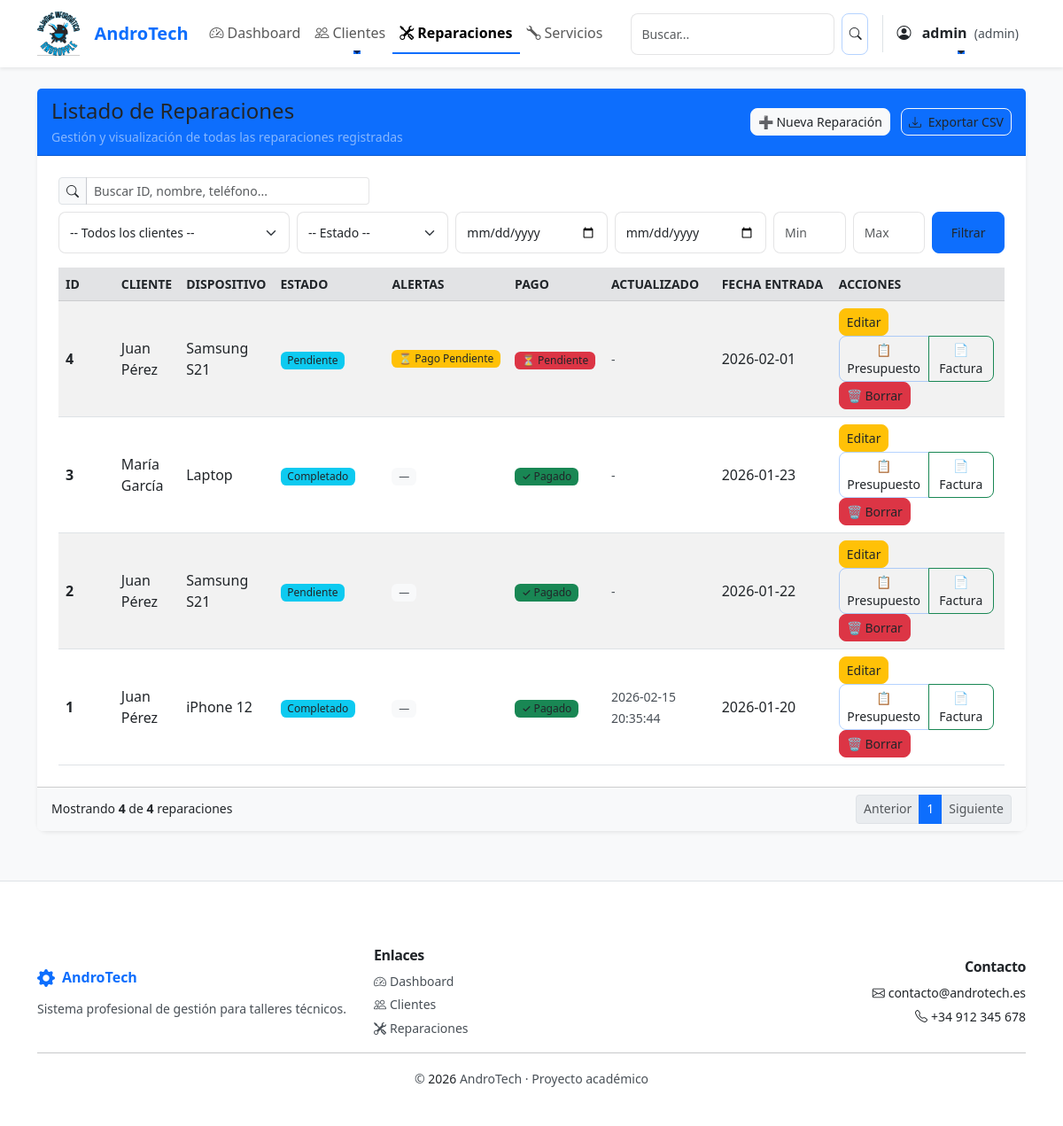
The app's page /reparaciones (signed in), older data.
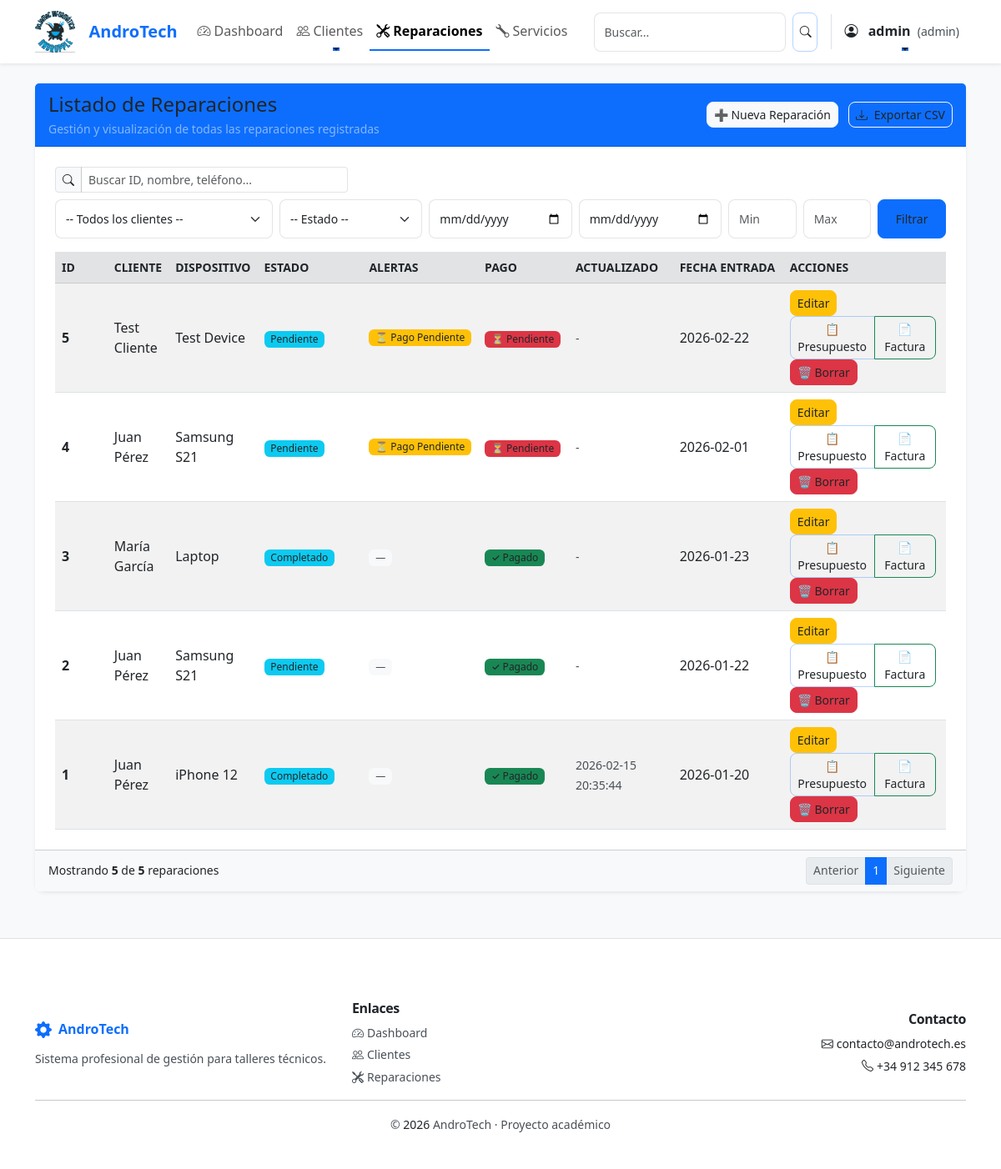
The same page, newer data.
### tables this page shows
CREATE TABLE reparaciones (
    id INTEGER PRIMARY KEY AUTOINCREMENT,
    cliente_id INTEGER,
    dispositivo TEXT NOT NULL,
    descripcion TEXT,
    estado TEXT DEFAULT 'Pendiente',
    fecha_entrada TEXT,
    fecha_salida TEXT,
    precio REAL,
    tipo_documento TEXT DEFAULT 'presupuesto',
    estado_pago TEXT DEFAULT 'Pendiente',
    fecha_pago TEXT,
    metodo_pago TEXT,
    FOREIGN KEY (cliente_id) REFERENCES clientes(id)
);

CREATE TABLE clientes (
    id INTEGER PRIMARY KEY AUTOINCREMENT,
    nombre TEXT NOT NULL,
    telefono TEXT,
    email TEXT,
    direccion TEXT
);

CREATE TABLE reparaciones_historial (
                id INTEGER PRIMARY KEY AUTOINCREMENT,
                reparacion_id INTEGER NOT NULL,
                estado_anterior TEXT,
                estado_nuevo TEXT NOT NULL,
                fecha_cambio TEXT NOT NULL,
                usuario TEXT,
                FOREIGN KEY (reparacion_id) REFERENCES reparaciones(id)
            );

### app.py (the view, shortened to what this page needs)
@app.route("/reparaciones")
@login_required
def reparaciones():
    import urllib.parse
    conn = get_db()
    cliente_id = request.args.get('cliente_id', '').strip()
    estado = request.args.get('estado', '').strip()
    desde = request.args.get('desde', '').strip()
    hasta = request.args.get('hasta', '').strip()
    precio_min = request.args.get('precio_min', '').strip()
    precio_max = request.args.get('precio_max', '').strip()
    q = request.args.get('q', '').strip()
    try:
        page = int(request.args.get('page', 1))
        if page < 1:
            page = 1
    except ValueError:
        page = 1
    per_page = 10
    offset = (page - 1) * per_page
    sql_base = "FROM reparaciones LEFT JOIN clientes ON clientes.id = reparaciones.cliente_id"
    where_clauses = []
    params = []
    if cliente_id:
        where_clauses.append("reparaciones.cliente_id = ?")
        params.append(cliente_id)
    if estado:
        where_clauses.append("reparaciones.estado = ?")
        params.append(estado)
    if desde:
        where_clauses.append("reparaciones.fecha_entrada >= ?")
        params.append(desde)
    if hasta:
        where_clauses.append("reparaciones.fecha_entrada <= ?")
        params.append(hasta)
    if precio_min:
        try:
            params.append(float(precio_min))
            where_clauses.append("reparaciones.precio >= ?")
        except ValueError:
            pass
    if precio_max:
        try:
            params.append(float(precio_max))
            where_clauses.append("reparaciones.precio <= ?")
        except ValueError:
            pass
    where_sql = (" WHERE " + " AND ".join(where_clauses)) if where_clauses else ""
    total_sql = "SELECT COUNT(*) " + sql_base + where_sql
    total = conn.execute(total_sql, tuple(params)).fetchone()[0]
    select_sql = "SELECT reparaciones.*, clientes.nombre AS cliente " + sql_base + where_sql + " ORDER BY fecha_entrada DESC LIMIT ? OFFSET ?"
    final_params = params + [per_page, offset]
    datos = conn.execute(select_sql, tuple(final_params)).fetchall()
    datos_enriquecidos = []
    for r in datos:
        r_dict = dict(r)
        ultima_actualizacion = conn.execute(
            "SELECT fecha_cambio FROM reparaciones_historial WHERE reparacion_id = ? ORDER BY fecha_cambio DESC LIMIT 1",
            (r_dict['id'],)
        ).fetchone()
        r_dict['ultima_actualizacion'] = ultima_actualizacion['fecha_cambio'] if ultima_actualizacion else None
        r_dict['alertas_info'] = calcular_alertas_reparacion(r_dict, r_dict['ultima_actualizacion'])
        datos_enriquecidos.append(r_dict)
    clientes = conn.execute("SELECT id, nombre FROM clientes ORDER BY nombre").fetchall()
    conn.close()
    filters = {}
    if cliente_id:
        filters['cliente_id'] = cliente_id
    if estado:
        filters['estado'] = estado
    if desde:
        filters['desde'] = desde
    if hasta:
        filters['hasta'] = hasta
    if precio_min:
        filters['precio_min'] = precio_min
    if precio_max:
        filters['precio_max'] = precio_max
    if q:
        filters['q'] = q
    filters_query = urllib.parse.urlencode(filters)
    total_pages = max(1, (total + per_page - 1) // per_page)
    mostrar_precios = session.get('rol') in ['admin', 'tecnico']
    return render_template("reparaciones.html", reparaciones=datos_enriquecidos, clientes=clientes, filters=filters, filters_query=filters_query, page=page, total_pages=total_pages, per_page=per_page, total=total, mostrar_precios=mostrar_precios, user_role=session.get('rol'))

### app.py (called while the page is built)
@app.before_request
def make_session_permanent():
    session.permanent = True

@app.template_filter('strftime')
def strftime_filter(date_str, format_str='%d/%m/%Y'):
    if not date_str or date_str == '':
        return datetime.now().strftime(format_str)
    if isinstance(date_str, str):
        try:
            date_obj = datetime.strptime(date_str, '%Y-%m-%d')
        except:
            return date_str
    else:
        date_obj = date_str
    return date_obj.strftime(format_str)

@app.before_request
def ensure_csrf_token():
    if 'csrf_token' not in session:
        session['csrf_token'] = secrets.token_urlsafe(16)

@app.context_processor
def inject_csrf_token():
    return dict(csrf_token=session.get('csrf_token'))

### auth.py (called while the page is built)
def login_required(f):
    @wraps(f)
    def decorated_function(*args, **kwargs):
        if 'usuario' not in session:
            flash('Debes iniciar sesión para acceder a esta página.', 'danger')
            return redirect(url_for('login'))
        return f(*args, **kwargs)
    return decorated_function

### db.py (called while the page is built)
def get_db():
    conn = sqlite3.connect("database/andro_tech.db")
    conn.row_factory = sqlite3.Row
    return conn

### templates/reparaciones.html (shortened to what the changed rows need)
{% extends "base.html" %}
{% block content %}
<div class="row justify-content-center py-4">
    <div class="col-12">
        <div class="card shadow-sm border-0">
            <div class="card-body">
                <div class="table-responsive">
                    <table class="table table-striped table-hover align-middle mb-0">
                        <thead class="table-secondary text-secondary small text-uppercase">
                        <tr>
                            <th scope="col" style="width:80px;">ID</th>
                            <th scope="col">Cliente</th>
                            <th scope="col">Dispositivo</th>
                            <th scope="col" style="width:140px;">Estado</th>
                            <th scope="col" style="width:110px;">Alertas</th>
                            <th scope="col" style="width:110px;">Pago</th>
                            <th scope="col" style="width:130px;">Actualizado</th>
                            <th scope="col" style="width:160px;">Fecha entrada</th>
                            <th scope="col" style="width:200px;">Acciones</th>
                        </tr>
                        </thead>
                        <tbody>
                        {% for r in reparaciones %}
                        <tr>
                            <td class="fw-semibold">{{ r.id }}</td>
                            <td>{{ r.cliente }}</td>
                            <td>{{ r.dispositivo }}</td>
                            <td>
                                <span class="badge bg-info text-dark">{{ r.estado }}</span>
                            </td>
                            <td>
                                {% if r.alertas_info.tiene_alertas %}
                                    <div class="d-flex gap-1 flex-wrap">
                                        {% for alerta in r.alertas_info.alertas %}
                                        <span class="badge bg-{{ alerta.color }} small" title="{{ alerta.mensaje }}">
                                            {{ alerta.icono }} {{ alerta.tipo|replace('_', ' ')|title }}
                                        </span>
                                        {% endfor %}
                                    </div>
                                {% else %}
                                    <span class="badge bg-light text-muted small">—</span>
                                {% endif %}
                            </td>
                            <td>
                                {% if r.estado_pago == 'Pagado' %}
                                    <span class="badge bg-success">✓ Pagado</span>
                                {% else %}
                                    <span class="badge bg-danger">⏳ Pendiente</span>
                                {% endif %}
                            </td>
                            <td>
                                {% if r.ultima_actualizacion %}
                                    <small class="text-muted">{{ r.ultima_actualizacion|strftime('%d/%m/%Y') }}</small>
                                {% else %}
                                    <small class="text-muted">-</small>
                                {% endif %}
                            </td>
                            <td>{{ r.fecha_entrada }}</td>
                            <td>
                                <a href="/reparaciones/editar/{{ r.id }}" class="btn btn-warning btn-sm me-1">Editar</a>
                                <div class="btn-group btn-group-sm me-1" role="group">
                                    <a href="/reparaciones/pdf/{{ r.id }}?tipo=presupuesto" class="btn btn-outline-primary" target="_blank" title="Descargar presupuesto">📋 Presupuesto</a>
                                    <a href="/reparaciones/pdf/{{ r.id }}?tipo=factura" class="btn btn-outline-success" target="_blank" title="Descargar factura">📄 Factura</a>
                                </div>
                                {% if user_role == 'admin' %}
                                <button type="button" class="btn btn-danger btn-sm" data-bs-toggle="modal" data-bs-target="#confirmBorrarModal"
                                        onclick="setConfirmData('/reparaciones/borrar/{{ r.id }}', 'Borrar Reparación', '¿Estás seguro de que deseas borrar esta reparación (#{{ r.id }})? Esta acción no se puede deshacer.')">
                                    🗑️ Borrar
                                </button>
                                {% endif %}
                            </td>
                        </tr>
                        {% endfor %}
                        </tbody>
                    </table>
                </div>
            </div>
            <div class="card-footer bg-light small text-muted">
                <div class="d-flex justify-content-between align-items-center">
                    <div>Mostrando <strong>{{ reparaciones|length }}</strong> de <strong>{{ total }}</strong> reparaciones</div>
                    <div>
                        <nav aria-label="Paginacion">
                            <ul class="pagination pagination-sm mb-0">
                                {% for p in range(1, total_pages+1) %}
                                <li class="page-item {% if p == page %}active{% endif %}"><a class="page-link" href="?page={{ p }}{% if filters_query %}&{{ filters_query }}{% endif %}">{{ p }}</a></li>
                                {% endfor %}
                            </ul>
                        </nav>
                    </div>
                </div>
            </div>
        </div>
    </div>
</div>
{% endblock %}

Row changes from the older to the newer data that the page shows:
added reparaciones: id "5", cliente "Test Cliente", dispositivo "Test Device", estado "Pendiente", icono "⏳", tipo "Pago Pendiente", estado_pago "⏳ Pendiente", fecha_entrada "2026-02-22"
Text that changed along with them:
{{ reparaciones|length }}: "4" → "5"
{{ total }}: "4" → "5"
